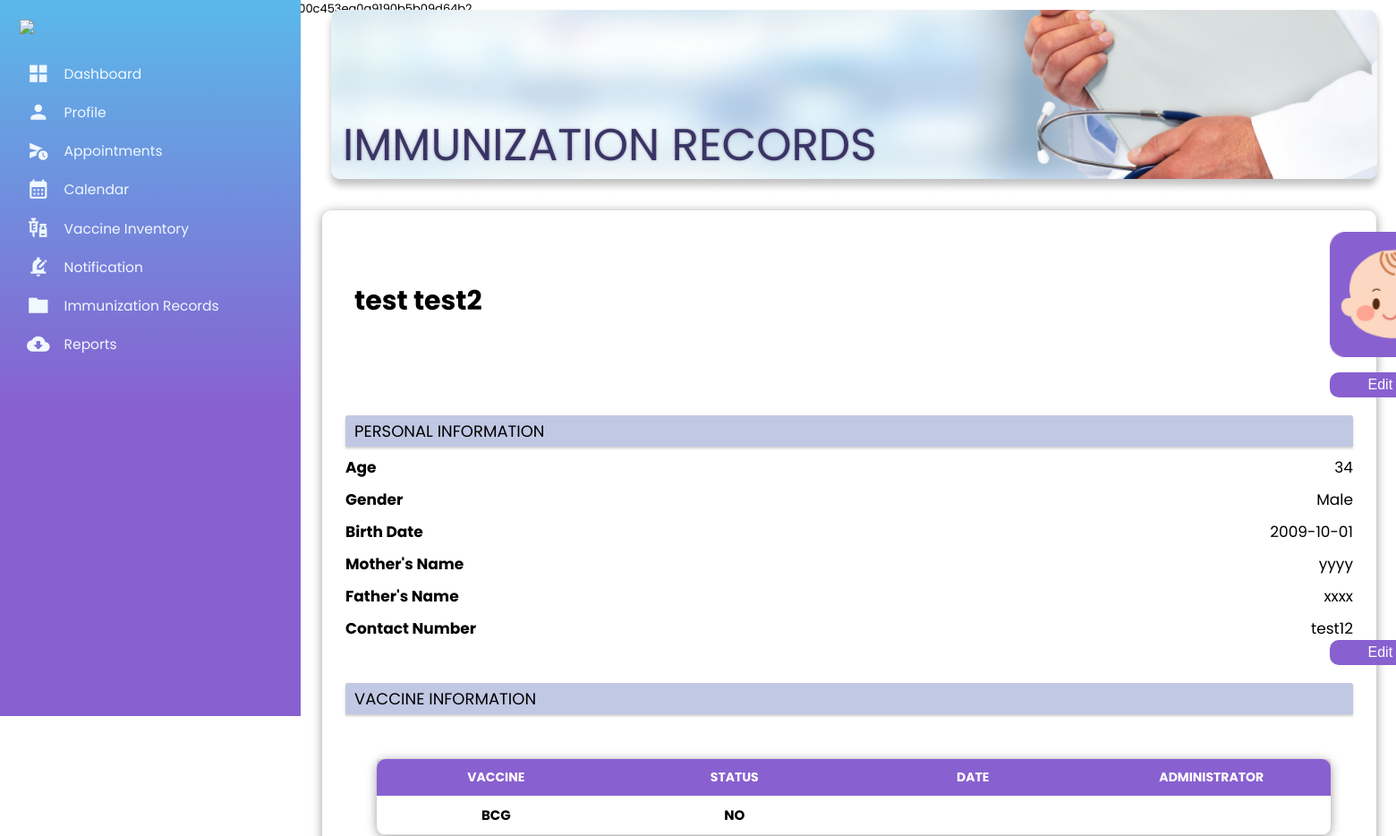
The page /Admin/Report-Details.php?id=1 (signed in, upper part) on the database as committed earlier.
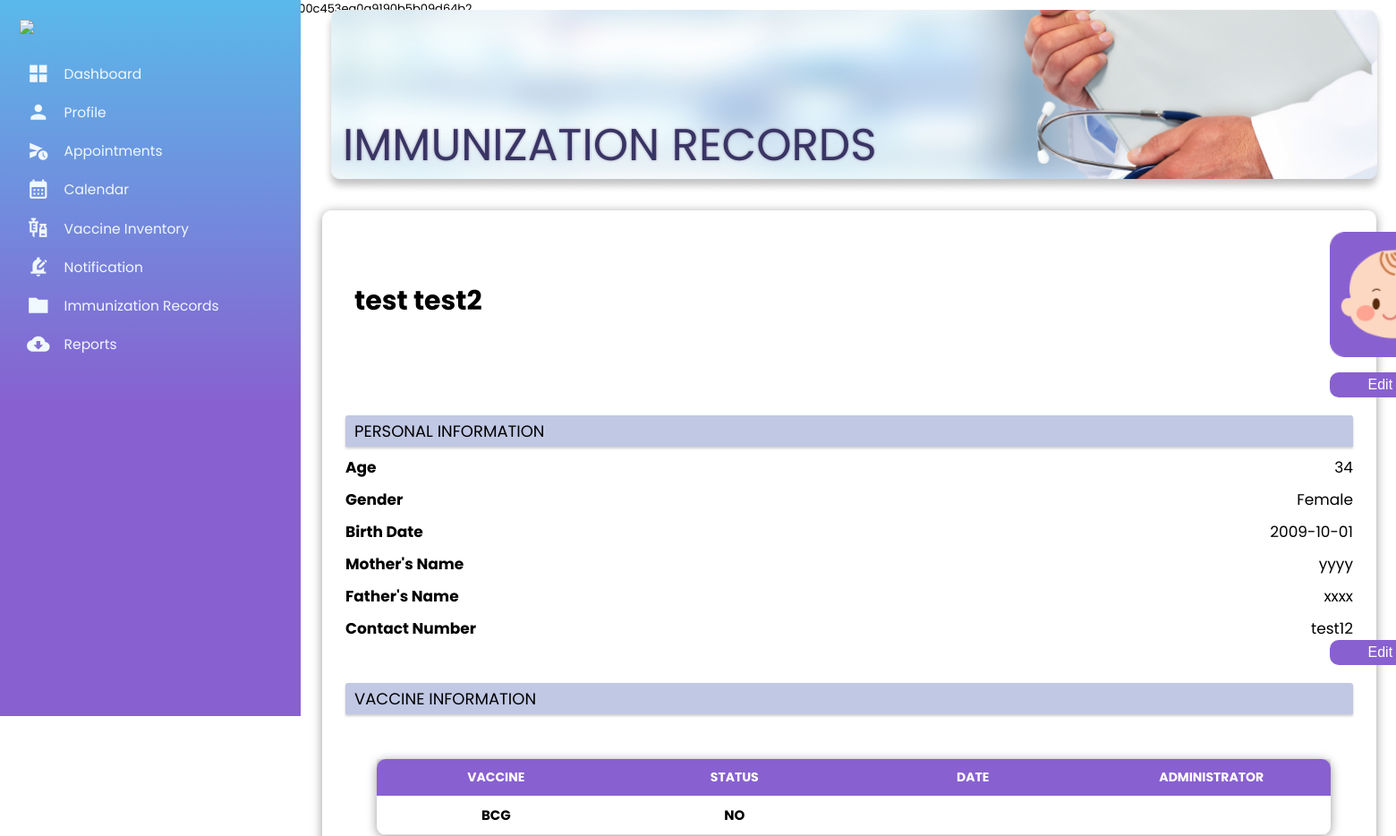
The same page on the database as committed later.
### tables this page shows
CREATE TABLE `childtable` (
  `cid` int(11) NOT NULL,
  `userid` int(11) NOT NULL,
  `child_firstname` varchar(60) NOT NULL,
  `child_lastname` varchar(60) NOT NULL,
  `child_middlename` varchar(60) NOT NULL,
  `birthdate` date NOT NULL,
  `mothername` varchar(60) NOT NULL,
  `fathername` varchar(60) NOT NULL,
  `child_age` int(11) NOT NULL,
  `gender` varchar(20) DEFAULT NULL
);

CREATE TABLE `usertable` (
  `userid` int(11) NOT NULL,
  `firstname` varchar(60) NOT NULL,
  `lastname` varchar(60) NOT NULL,
  `user_email` varchar(60) NOT NULL,
  `username` varchar(60) NOT NULL,
  `phonenumber` varchar(60) NOT NULL,
  `token_verified` varchar(100) NOT NULL,
  `status_verified` tinyint(2) NOT NULL DEFAULT 0 COMMENT '0- not verified 1-verified',
  `password` varchar(60) NOT NULL,
  `image` longblob NOT NULL,
  `usertype` varchar(6) NOT NULL,
  `datecreated` timestamp NOT NULL DEFAULT current_timestamp(),
  `is_notified` int(11) DEFAULT 0 COMMENT '0 - not notified\r\n1 - notified',
  `code` mediumint(50) NOT NULL,
  `status` text NOT NULL
);

### Admin/Report-Details.php (the view, shortened to what the changed rows need)
<?php
include('../templates/Header.php');
if(isset($_GET['id'])){
  $cid = $_GET['id'];
  $record =  "SELECT * FROM `childtable` a
  LEFT JOIN usertable b ON a.userid = b.userid WHERE a.cid = $cid";
  $record_run = mysqli_query($conn, $record);
  $row = mysqli_fetch_all($record_run,MYSQLI_ASSOC);
  foreach($row as $value){
    $name = $value['child_firstname'].' '.$value['child_lastname'];
    $child_age = $value['child_age'];
    $gender = $value['gender'];
    $birthdate = $value['birthdate'];
    $mothername = $value['mothername'];
    $fathername = $value['fathername'];
    $phonenumber = $value['phonenumber'];
  }
}
?>
<link rel="stylesheet" href="./css/style5.css">
<link rel="stylesheet" href="https://use.fontawesome.com/releases/v5.15.4/css/all.css" />
<body>
<div class="container1">
          <?php include('../templates/Admin-Dash.php'); ?>
        <div class="column">
            <div class="dashboard">
            <div class="dashboard-text">
                <h1>IMMUNIZATION RECORDS</h1>
            </div>
            </div>
           <div id="Report-Details">
              <div class="ReportDetails-content">
                    <div class="header">
                        <h2><?php echo  $name ; ?></h2>
                        <img src="./images/Baby Profile.png" alt="">
                    </div>
                    <div class="title">
                        <h2>PERSONAL INFORMATION</h2>
                    </div>
                    <div class="editable-info">
                      <p><span class="label">Age</span> <span id="age" contenteditable="false"><?php echo  $child_age ; ?></span></p>
                      <p><span class="label">Gender</span> <span id="gender" contenteditable="false"><?php echo  $gender ; ?></span></p>
                      <p><span class="label">Birth Date</span> <span id="birthDate" contenteditable="false"><?php echo  $birthdate ; ?></span></p>
                      <p><span class="label">Mother's Name</span> <span id="mother'sName" contenteditable="false"><?php echo  $mothername ; ?></span></p>
                      <p><span class="label">Father's Name</span> <span id="father'sName" contenteditable="false"><?php echo  $fathername ; ?></span></p>
                      <p><span class="label">Contact Number</span> <span id="contactNumber" contenteditable="false"><?= $phonenumber; ?></span></p>
                    </div>
        <?php
            $bcg = mysqli_query($conn, "SELECT  DISTINCT
            CASE
            WHEN a.status = 2 AND c.appt_date is not null THEN 'YES'
            WHEN a.status = 0 AND c.appt_date is null THEN 'NO'
            WHEN a.status = 1 AND c.appt_date is null THEN 'NO'
            END AS vaccine_status,
            a.vac_name,
            c.vaccine_administer,
            c.appt_date
            FROM child_vaccine_status a
            LEFT JOIN vaccineinventory b ON a.vac_name = b.vac_name AND b.active = 1
            LEFT JOIN appointmenttable c ON c.vacid = b.vacid AND c.cid = '$cid' AND c.appt_date is not null
            WHERE a.cid = '$cid' AND b.vac_name = 'BCG'
            ORDER BY
            CASE
            WHEN a.status = 2 AND c.appt_date is not null AND c.vaccine_administer is not null THEN 0
            WHEN a.status = 0 AND c.appt_date is not null AND c.vaccine_administer is not null THEN 2
            WHEN a.status = 1 AND c.appt_date is not null AND c.vaccine_administer is not null THEN 1
            END DESC") or die('query failed');
            $bcg_record = mysqli_fetch_all($bcg, MYSQLI_ASSOC);
        ?>
                    <div class="title">
                        <h2>VACCINE INFORMATION</h2>
                    </div>
                    <div class="modal-table">
                      <div class="modal-table_section">
                          <table>
                              <thead>
                                  <tr>
                                      <th>VACCINE</th>
                                      <th>STATUS</th>
                                      <th>DATE</th>
                                      <th>ADMINISTRATOR</th>
                                  </tr>
                              </thead>
                              <tbody>
                                  <?php foreach($bcg_record as $value){?>
                                  <tr>
                                      <th><?= $value['vac_name'] ?></th>
                                      <th><?= $value['vaccine_status'] ?></th>
                                      <th><?= $value['appt_date'] ?></th>
                                      <th><?= $value['vaccine_administer'] ?></th>
                                  </tr>
                                  <?php }?>
                              </tbody>
                          </table>
                      </div>
                    </div>
              </div>
          </div>
</div>
</div>
</body>
</html>

Rows that differ between the two databases and show on the page:
changed childtable "test test2": gender "Male" → "Female"
